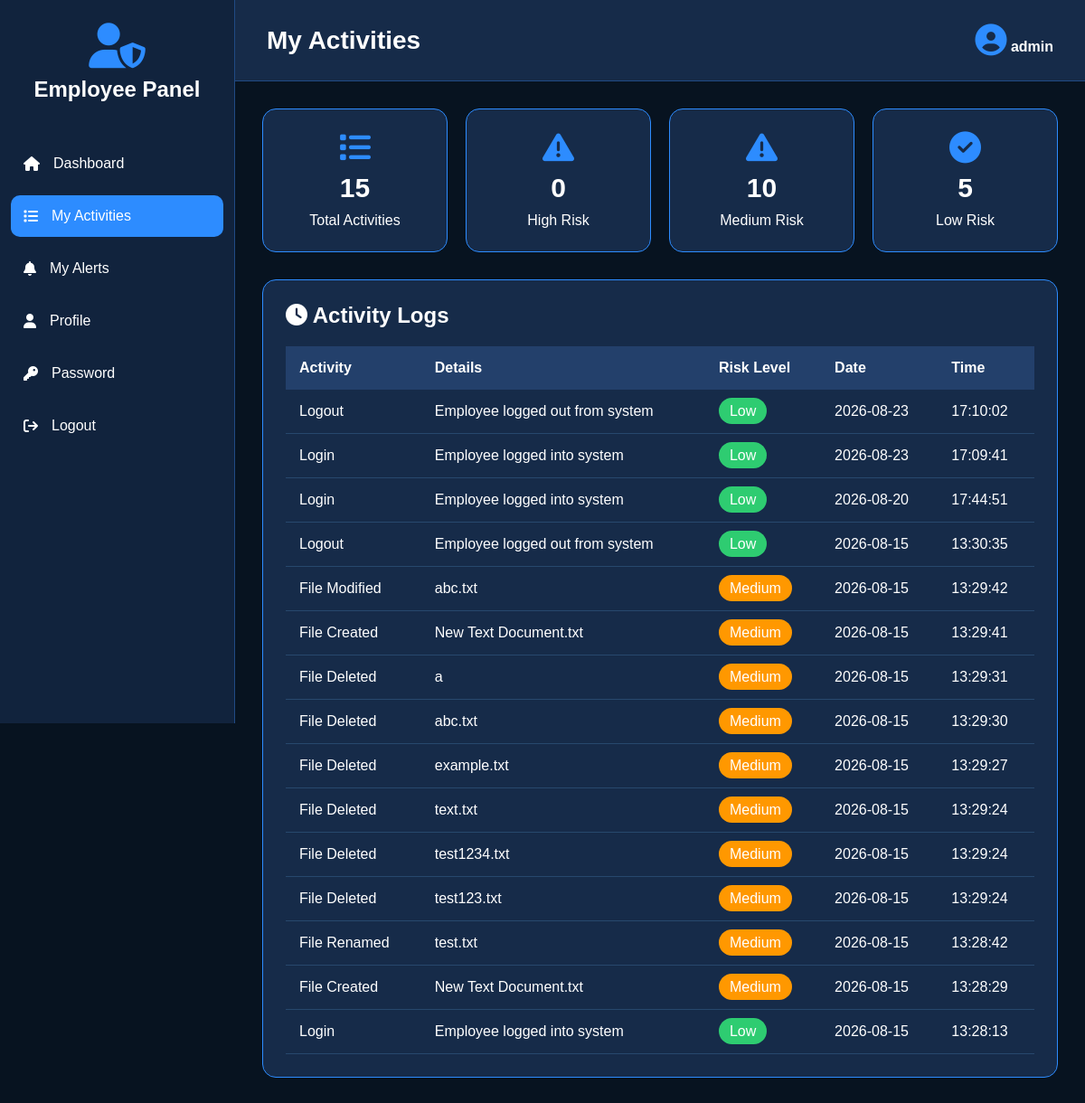
Page /employee_activity (signed in) on the earlier database version.
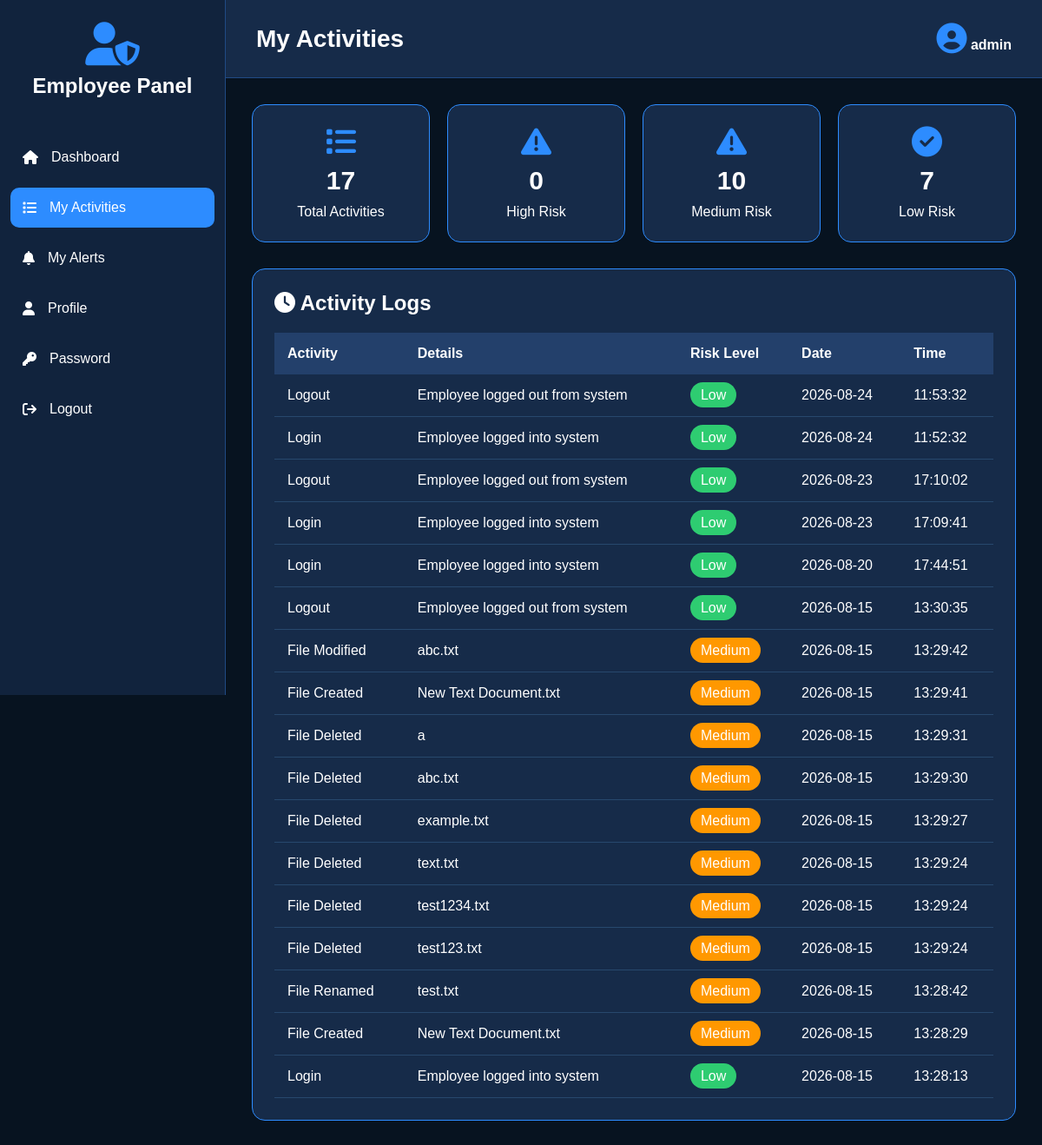
Same page on the later database version.
### tables this page shows
CREATE TABLE activity_logs(
        id INTEGER PRIMARY KEY AUTOINCREMENT,
        username TEXT,
        activity TEXT,
        details TEXT,
        risk_level TEXT,
        date TEXT,
        time TEXT
    );

### app.py (the view)
@app.route("/employee_activity")
def employee_activity():
    if "username" not in session:
        return redirect("/")
    conn = get_db()
    cur = conn.cursor()
    username = session["username"]
    cur.execute("""
        SELECT *
        FROM activity_logs
        WHERE username=?
        ORDER BY id DESC
    """, (username,))
    activities = cur.fetchall()
    cur.execute("""
        SELECT COUNT(*)
        FROM activity_logs
        WHERE username=?
    """, (username,))
    total = cur.fetchone()[0]
    cur.execute("""
        SELECT COUNT(*)
        FROM activity_logs
        WHERE username=?
        AND risk_level='High'
    """, (username,))
    high = cur.fetchone()[0]
    cur.execute("""
        SELECT COUNT(*)
        FROM activity_logs
        WHERE username=?
        AND risk_level='Medium'
    """, (username,))
    medium = cur.fetchone()[0]
    cur.execute("""
        SELECT COUNT(*)
        FROM activity_logs
        WHERE username=?
        AND risk_level='Low'
    """, (username,))
    low = cur.fetchone()[0]
    conn.close()
    return render_template(
        "employee_activity.html",
        username=username,
        activities=activities,
        total=total,
        high=high,
        medium=medium,
        low=low
    )

### app.py (called while the page is built)
def get_db():
    conn = sqlite3.connect(DATABASE)
    conn.row_factory = sqlite3.Row
    return conn

### templates/employee_activity.html (shortened to what this page needs)
<!DOCTYPE html>
<html lang="en">
<head>
<link rel="stylesheet"
href="https://cdnjs.cloudflare.com/ajax/libs/font-awesome/6.5.2/css/all.min.css">
</head>
<body>
<div class="sidebar">
<div class="logo">
<i class="fa-solid fa-user-shield"></i>
<h2>Employee Panel</h2>
</div>
<ul>
<li>
<a href="/employee_dashboard">
<i class="fa fa-home"></i>
<span>Dashboard</span>
</a>
</li>
<li>
<a href="/employee_activity" class="active">
<i class="fa fa-list"></i>
<span>My Activities</span>
</a>
</li>
<li>
<a href="/employee_alerts">
<i class="fa fa-bell"></i>
<span>My Alerts</span>
</a>
</li>
<li>
<a href="/employee_profile">
<i class="fa fa-user"></i>
<span>Profile</span>
</a>
</li>
<li>
<a href="/change_password">
<i class="fa fa-key"></i>
<span>Password</span>
</a>
</li>
<li>
<a href="/logout">
<i class="fa fa-sign-out"></i>
<span>Logout</span>
</a>
</li>
</ul>
</div>
<div class="main">
<div class="header">
<h1>
My Activities
</h1>
<div class="profile">
<i class="fa fa-circle-user"></i>
<b>{{username}}</b>
</div>
</div>
<div class="content">
<div class="cards">
<div class="card">
<i class="fa fa-list"></i>
<h2>{{total}}</h2>
<p>Total Activities</p>
</div>
<div class="card">
<i class="fa fa-triangle-exclamation"></i>
<h2>{{high}}</h2>
<p>High Risk</p>
</div>
<div class="card">
<i class="fa fa-warning"></i>
<h2>{{medium}}</h2>
<p>Medium Risk</p>
</div>
<div class="card">
<i class="fa fa-check-circle"></i>
<h2>{{low}}</h2>
<p>Low Risk</p>
</div>
</div>
<div class="box">
<h2 style="margin-bottom:20px;">
<i class="fa fa-clock"></i>
Activity Logs
</h2>
<div style="overflow-x:auto;">
<table>
<tr>
<th>Activity</th>
<th>Details</th>
<th>Risk Level</th>
<th>Date</th>
<th>Time</th>
</tr>
{% for activity in activities %}
<tr>
<td>{{activity.activity}}</td>
<td>{{activity.details}}</td>
<td>
{% if activity.risk_level=="High" %}
<span class="risk-high">
High
</span>
{% elif activity.risk_level=="Medium" %}
<span class="risk-medium">
Medium
</span>
{% else %}
<span class="risk-low">
Low
</span>
{% endif %}
</td>
<td>{{activity.date}}</td>
<td>{{activity.time}}</td>
</tr>
{% endfor %}
</table>
</div>
</div>
</div>
</div>
</body>
</html>

### templates/employee_activity.html (style rules this page uses)
* { margin:0; padding:0; box-sizing:border-box; font-family:Arial,Helvetica,sans-serif; }
body { background:#071320; color:white; }
.sidebar { position:fixed; left:0; top:0; width:260px; height:100vh; background:#11233d; border-right:1px solid #204a84; }
.logo { text-align:center; padding:25px; }
.logo i { font-size:50px; color:#2d8cff; }
.logo h2 { margin-top:10px; }
.sidebar ul { list-style:none; margin-top:20px; }
.sidebar ul li { margin:12px; }
.sidebar ul li a { display:flex; gap:15px; align-items:center; padding:14px; color:white; text-decoration:none; border-radius:10px; }
.sidebar ul li a:hover, .active { background:#2d8cff; }
.main { margin-left:260px; }
.header { height:90px; background:#162b49; display:flex; align-items:center; justify-content:space-between; padding:0 35px; border-bottom:1px solid #204a84; }
.header h1 { font-size:28px; }
.profile i { font-size:35px; color:#2d8cff; }
.content { padding:30px; }
.cards { display:grid; grid-template-columns:repeat(4,1fr); gap:20px; margin-bottom:30px; }
.card { background:#162b49; border:1px solid #2d8cff; padding:25px; border-radius:15px; text-align:center; }
.card i { font-size:35px; color:#2d8cff; }
.card h2 { font-size:30px; margin:10px; }
.box { background:#162b49; border:1px solid #2d8cff; border-radius:15px; padding:25px; }
table { width:100%; border-collapse:collapse; }
th { background:#23406b; padding:15px; text-align:left; }
td { padding:15px; border-bottom:1px solid #27486d; }
.risk-medium { background:#ff9800; padding:6px 12px; border-radius:20px; }
.risk-low { background:#2ecc71; padding:6px 12px; border-radius:20px; }

Differences in the rows shown:
added activity_logs: activity "Logout", details "Employee logged out from system", risk_level "Low", date "2026-08-24", time "11:53:32"
added activity_logs: activity "Login", details "Employee logged into system", risk_level "Low", date "2026-08-24", time "11:52:32"
Other differences:
{{ total }}: "15" → "17"
{{ low }}: "5" → "7"
